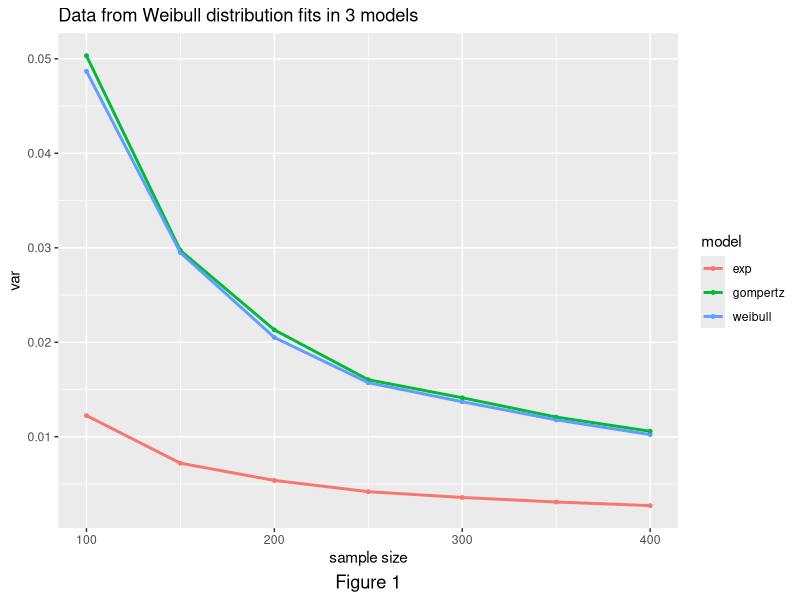

This figure's R source: (Note: a time limit stopped this script after it produced the figure.)
## ---- chunk 1
knitr::opts_chunk$set(echo = TRUE)
## ---- chunk 2
library(survival)
library(tidyverse)
## ---- chunk 3
set.seed(2023)
simdata = function(n, distribution,b1,lambda=0.5, gamma=2,alpha=0.5) {
  exponential = function(u, x, lambda, b1) {
    time = -log(u) / (exp(x * b1) * lambda) }  
  weibull = function(u, x, lambda, gamma, b1) {
    time = ( -log(u) / (exp(x * b1) * lambda) ) ^ (1 / gamma) }
  gompertz = function(u, x, lambda, alpha, b1) {
    time = (1/alpha) * log( 1 - (alpha * log(u) / (lambda * exp(b1 * x))) ) }
  x = rbinom(n, 1, 0.5)
  u = runif(n)

  if (distribution == "exponential") {
    time = exponential(u, x, lambda, b1) } 
  else if (distribution == "weibull") {
    time = weibull(u, x, lambda, gamma,b1) }
  else { 
    time = gompertz(u, x, lambda, alpha, b1) } 
  
  time[time < 1/365] = 1/365
  time[time == 1 / 365] = time[time == 1 / 365] + rnorm(length(time[time == 1 / 365]), 0, 1e-4)
  time = abs(time)
  e=as.numeric(time<5)
  time=pmin(time,5)
  
  # data set
  survival_data = data.frame(id=1:n,
                             time = time,
                             x = x,
                             event=e)
}

## ---- chunk 4

set.seed(2023)
simulate = function(sim, n, b1, dist = "weibull") {
  # Set up coefficient vectors
  exp_beta = rep(NA, sim)
  weibull_beta = rep(NA, sim)
  gompertz_beta = rep(NA, sim)
  
 
    
    for (i in 1:sim) {
      
      data = simdata(n, distribution = dist,b1, 
                           lambda = 0.5, gamma = 2)
      
      fit.exponential = survreg(Surv(data$t, data$event) ~ data$x, 
                                dist = "exponential") 
      fit.weibull = survreg(Surv(data$t, data$event) ~ data$x, 
                            dist = "weibull")
      fit.gompertz = coxph(Surv(data$t, data$event) ~ data$x)
      
       
      exp_beta[i] = -fit.exponential$coefficients[-1]
      weibull_beta[i] = -fit.weibull$coefficients[-1] / fit.weibull$scale
      gompertz_beta[i] = fit.gompertz$coefficients[1]
      
    }
    
   
  
  coef = tibble(exp = exp_beta,
                weibull = weibull_beta,
                gompertz=gompertz_beta)
  exp_var = var(exp_beta)
  weibull_var = var(weibull_beta)
  gompertz_var=var(gompertz_beta)
  
  char = tibble(model = c("exp", "weibull","gompertz"),
                var=c(exp_var,weibull_var,gompertz_var))
  
  results = list(coef, char)
  names(results) = c("coefficients", "performance")
  return(results)
  #return(coef)
  
  }
## ---- chunk 5
set.seed(2023)
sim_results = 
  tibble(sample_size = c(100,150,200,250,300,350,400)) %>% 
  mutate(
    output= map(.x = sample_size, ~simulate(sim = 1000, n = .x, b1 = -0.5, 
                                                        dist = "weibull")$performance),
                output = map(.x = output, ~mutate(.x)))

temp1 = sim_results %>% unnest(output) 

ggplot(temp1, aes(x = sample_size, y = var, color = model)) +
  geom_point(size = 1) +
  geom_line(size = 1) +
  xlab("sample size") +
  labs(caption = "Figure 1",
       title="Data from Weibull distribution fits in 3 models") + 
  theme(plot.caption = element_text(hjust = 0.5, size = rel(1.2)))

## ---- chunk 6
set.seed(2023)
fit_exp = function(df) {
  fit.exponential = survreg(Surv(time, event) ~ x, dist = "exponential", data = df)
  return(as.numeric(-fit.exponential$coefficients[-1]))
}

fit_weibull = function(df) {
  fit.weibull <- survreg(Surv(time, event) ~ x, dist = "weibull", data = df)
  return(as.numeric(-fit.weibull$coefficients[-1] / fit.weibull$scale))
}

fit_cox = function(df) {
  fit.cox <- coxph(Surv(time, event) ~ x, data = df)
  return(as.numeric(fit.cox$coefficients))
}


sim_beta=expand.grid(sample_size=c(100,150,200,250,300,350,400),rep=1:1000) %>%
  mutate(data=map(.x=sample_size,~simdata(n = .x,distribution="weibull", b1=-0.5))) %>%
  mutate(
    exp_beta = map_dbl(data, fit_exp),
    weibull_beta = map_dbl(data, fit_weibull),
    cox_beta = map_dbl(data, fit_cox)
  ) 

sim_beta %>%ggplot()+geom_density(aes(x = exp_beta,col="red"), size = 0.7) +
  geom_density(aes(x = weibull_beta,col="blue"), size = 0.7) +
  geom_density(aes(x = cox_beta,col="orange"),size = 0.7)+
  facet_grid(sample_size~.)+scale_color_manual(name="models",values=c("blue"="blue","red"="red","orange"="orange"),
                                               labels=c("gompertz","weibull","exp"))+
  scale_x_continuous(breaks = c(-1, -0.5, 0), limits = c(-1.5, 0.5))

## ---- chunk 7
#ci 
set.seed(2023)
g1=simulate(sim=1000,n=400,b1=-0.5)
g1
exp1=t.test(g1$exp,conf.level = 0.95)
weibull1=t.test(g1$weibull,conf.level = 0.95)
weibull1
cox1=t.test(g1$gompertz,conf.level = 0.95)
cox1
